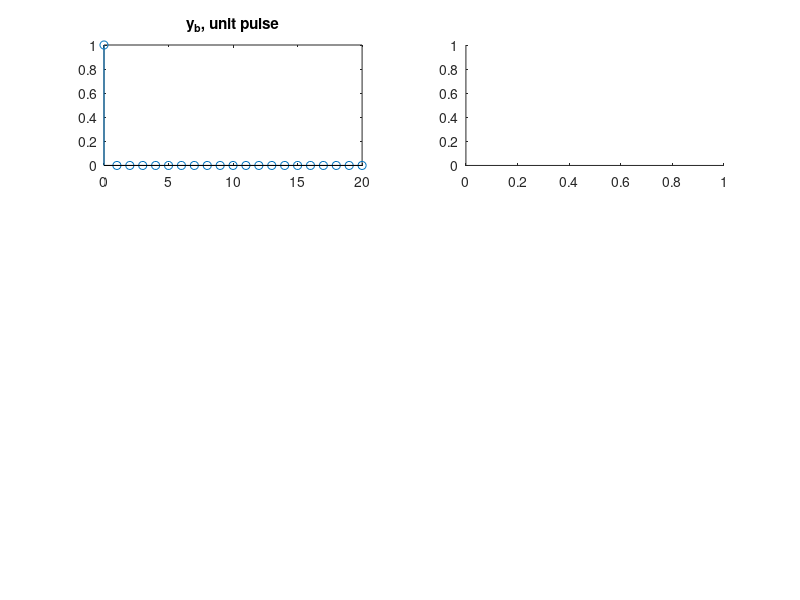

Write MATLAB code to recreate this figure. (Note: this script raises an error after producing the figure.)
n = 0:20;

yb = [1];
yc = zeros(1, 10) + 1;
ha = yc;
hb = [1 2.5 2.5 1];

y = yb;
y(end+1:length(n)) = 0;
subplot(3, 2, 1);
stem(n, y);
title('y_b, unit pulse');
subplot(3, 2, 2);
plotfft(y);

y = yc;
y(end+1:length(n)) = 0;
subplot(3, 2, 3);
stem(n, y);
title('y_c = h_b = R_{10}, square wave');
subplot(3, 2, 4);
plotfft(y);

y = hb;
y(end+1:length(n)) = 0;
subplot(3, 2, 5);
stem(n, y);
title('h_b');
subplot(3, 2, 6);
plotfft(y);
